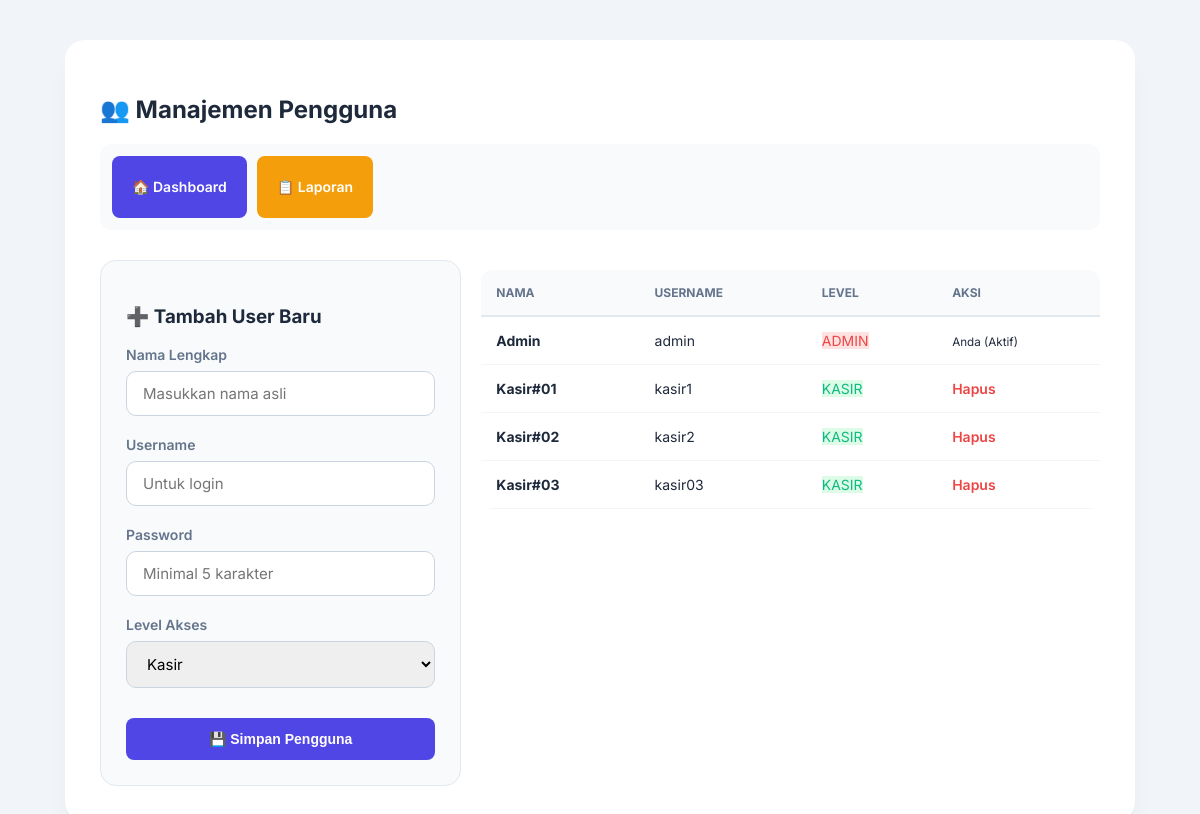
Page /user.php?pesan=sukses (signed in) on the committed database.
### tables this page shows
CREATE TABLE `user` (
  `id_user` int(11) NOT NULL,
  `nama` varchar(100) DEFAULT NULL,
  `username` varchar(50) NOT NULL,
  `password` varchar(255) NOT NULL,
  `level` varchar(20) NOT NULL
);

### user.php (the view, shortened to what this page needs)
<?php
include "koneksi.php";
?>
<!DOCTYPE html>
<html>
<head>
    <link rel="stylesheet" href="style.css">
</head>
<body>
    <div class="container">
        <h2>👥 Manajemen Pengguna</h2>
        <div class="nav-menu">
            <a href="index.php" class="btn btn-blue">🏠 Dashboard</a>
            <a href="laporan.php" class="btn btn-orange">📋 Laporan</a>
        </div>
        <div style="display: flex; gap: 20px; flex-wrap: wrap;">
            <div style="flex: 1; min-width: 300px; background: #f8fafc; padding: 25px; border-radius: 16px; border: 1px solid #e2e8f0;">
                <h3>➕ Tambah User Baru</h3>
                <form action="proses_user.php" method="POST">
                    <div class="form-group">
                        <label>Nama Lengkap</label>
                        <input type="text" name="nama" placeholder="Masukkan nama asli" required>
                    </div>
                    <div class="form-group">
                        <label>Username</label>
                        <input type="text" name="username" placeholder="Untuk login" required>
                    </div>
                    <div class="form-group">
                        <label>Password</label>
                        <input type="password" name="password" placeholder="Minimal 5 karakter" required>
                    </div>
                    <div class="form-group">
                        <label>Level Akses</label>
                        <select name="level" required>
                            <option value="kasir">Kasir</option>
                        </select>
                    </div>
                    <button type="submit" class="btn btn-blue" style="width: 100%; padding: 12px; margin-top: 10px;">💾 Simpan Pengguna</button>
                </form>
            </div>
            <div style="flex: 2; min-width: 300px;">
                <table class="table-custom">
                    <thead>
                        <tr>
                            <th>Nama</th>
                            <th>Username</th>
                            <th>Level</th>
                            <th>Aksi</th>
                        </tr>
                    </thead>
                    <tbody>
                        <?php
                        $u = mysqli_query($koneksi, "SELECT * FROM user");
                        while($data = mysqli_fetch_array($u)){
                        ?>
                        <tr>
                            <td><strong><?php echo $data['nama'] ?: $data['username']; ?></strong></td>
                            <td><?php echo $data['username']; ?></td>
                            <td><span class="badge-kasir" style="background: <?php echo $data['level']=='admin' ? '#fee2e2' : '#dcfce7'; ?>; color: <?php echo $data['level']=='admin' ? '#ef4444' : '#10b981'; ?>;">
                                <?php echo strtoupper($data['level']); ?></span>
                            </td>
                            <td>
                                <?php
                                $id_saya = $_SESSION['id_user'] ?? $_SESSION['id'] ?? 0;
                                if($data['id_user'] != $id_saya) {
                                ?>
                                    <a href="hapus_user.php?id=<?php echo $data['id_user']; ?>" class="link-hapus" onclick="return confirm('Hapus user ini?')">Hapus</a>
                                <?php } else { echo "<small>Anda (Aktif)</small>"; } ?>
                            </td>
                        </tr>
                        <?php } ?>
                    </tbody>
                </table>
            </div>
        </div>
    </div>
</body>
</html>

### style.css (style rules this page uses)
:root { --primary: #4f46e5; --success: #10b981; --warning: #f59e0b; --danger: #ef4444; --dark: #1e293b; --gray: #64748b; --bg: #f1f5f9; }
body { font-family: 'Inter', sans-serif; background-color: var(--bg); margin: 0; padding: 20px; color: var(--dark); }
.container { max-width: 1000px; margin: 20px auto; background: white; padding: 35px; border-radius: 20px; box-shadow: 0 20px 25px -5px rgba(0, 0, 0, 0.05); }
.nav-menu { display: flex; gap: 10px; margin-bottom: 30px; background: #f8fafc; padding: 12px; border-radius: 12px; overflow-x: auto; flex-wrap: nowrap; }
.btn { display: inline-flex; align-items: center; justify-content: center; padding: 10px 20px; border-radius: 8px; text-decoration: none; font-weight: 600; font-size: 14px; transition: 0.3s; border: none; cursor: pointer; height: 42px; color: white; }
.btn-blue { background: #3b82f6; color: white; }
.btn-blue { background: var(--primary); color: white; }
.btn-orange { background: var(--warning); color: white; }
.form-group { margin-bottom: 20px; }
label { display: block; margin-bottom: 8px; font-weight: 600; font-size: 14px; color: var(--gray); }
input[type="text"], input[type="number"], input[type="password"], select, textarea { width: 100%; padding: 12px 16px; border: 1px solid #cbd5e1; border-radius: 10px; font-family: inherit; font-size: 15px; box-sizing: border-box; display: block; transition: all 0.2s; }
table { width: 100%; border-collapse: collapse; margin-top: 10px; }
th { text-align: left; padding: 16px; background: #f8fafc; color: var(--gray); font-size: 12px; text-transform: uppercase; border-bottom: 2px solid #edf2f7; }
td { padding: 16px; border-bottom: 1px solid #f1f5f9; font-size: 14px; }
.table-custom { width: 100%; border-collapse: collapse; background: white; border-radius: 12px; overflow: hidden; margin-top: 10px; }
.table-custom th { background: #f8fafc; padding: 15px; text-align: left; color: #64748b; border-bottom: 2px solid #e2e8f0; }
.table-custom td { padding: 15px; border-bottom: 1px solid #f1f5f9; }
.link-hapus { color: #ef4444; text-decoration: none; font-weight: 600; }

### rows in the picture
user: nama "Admin", username "admin", level "ADMIN", shows "Anda (Aktif)"
user: nama "Kasir#01", username "kasir1", level "KASIR"
user: nama "Kasir#02", username "kasir2", level "KASIR"
user: nama "Kasir#03", username "kasir03", level "KASIR"
